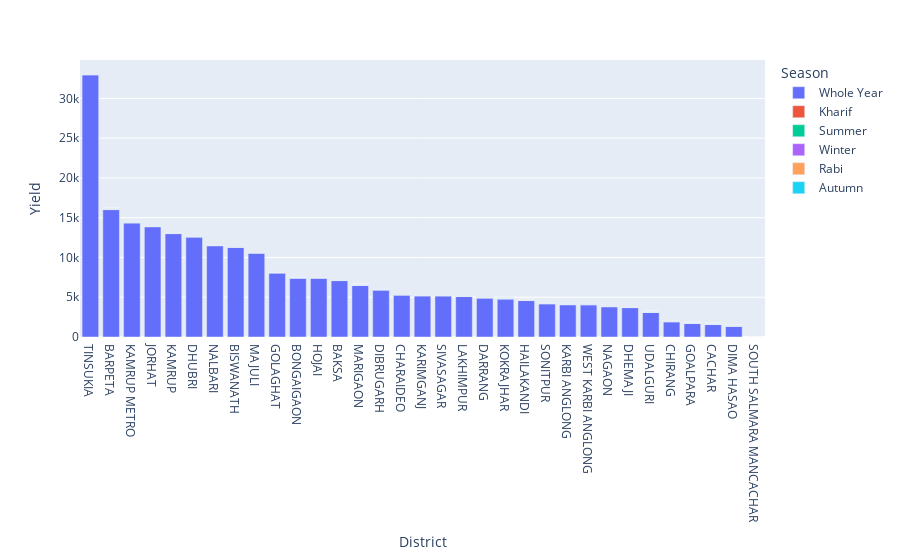

The notebook cell saved with this chart:
### Code cell
px.bar(df66, x="District",y="Yield", hover_data=["Season","Crop"],color="Season")

### Figure 1 — Plotly figure (JSON) as saved in the notebook; plotly's stock layout.template omitted (floating-point values rounded to 4 significant figures; data arrays with more than 128 entries replaced by an {"elided": "..."} marker saying what was removed)
{"data": [{"alignmentgroup": "True", "customdata": {"elided": "311x2 str values"}, "hovertemplate": "Season=%{customdata[0]}<br>District=%{x}<br>Yield=%{y}<br>Crop=%{customdata[1]}<extra></extra>", "legendgroup": "Whole Year", "marker": {"color": "#636efa", "pattern": {"shape": ""}}, "name": "Whole Year", "offsetgroup": "Whole Year", "orientation": "v", "showlegend": true, "textposition": "auto", "type": "bar", "x": {"elided": "311 str values"}, "xaxis": "x", "y": {"elided": "311 float values"}, "yaxis": "y"}, {"alignmentgroup": "True", "customdata": {"elided": "222x2 str values"}, "hovertemplate": "Season=%{customdata[0]}<br>District=%{x}<br>Yield=%{y}<br>Crop=%{customdata[1]}<extra></extra>", "legendgroup": "Kharif", "marker": {"color": "#EF553B", "pattern": {"shape": ""}}, "name": "Kharif", "offsetgroup": "Kharif", "orientation": "v", "showlegend": true, "textposition": "auto", "type": "bar", "x": {"elided": "222 str values"}, "xaxis": "x", "y": {"elided": "222 float values"}, "yaxis": "y"}, {"alignmentgroup": "True", "customdata": [["Summer", "Rice"], ["Summer", "Rice"], ["Summer", "Rice"], ["Summer", "Rice"], ["Summer", "Rice"], ["Summer", "Rice"], ["Summer", "Rice"], ["Summer", "Rice"], ["Summer", "Rice"], ["Summer", "Rice"], ["Summer", "Rice"], ["Summer", "Rice"], ["Summer", "Rice"], ["Summer", "Rice"], ["Summer", "Rice"], ["Summer", "Rice"], ["Summer", "Rice"], ["Summer", "Rice"], ["Summer", "Rice"], ["Summer", "Rice"], ["Summer", "Rice"], ["Summer", "Rice"], ["Summer", "Rice"], ["Summer", "Rice"], ["Summer", "Rice"], ["Summer", "Rice"]], "hovertemplate": "Season=%{customdata[0]}<br>District=%{x}<br>Yield=%{y}<br>Crop=%{customdata[1]}<extra></extra>", "legendgroup": "Summer", "marker": {"color": "#00cc96", "pattern": {"shape": ""}}, "name": "Summer", "offsetgroup": "Summer", "orientation": "v", "showlegend": true, "textposition": "auto", "type": "bar", "x": ["NALBARI", "UDALGURI", "DARRANG", "JORHAT", "DHUBRI", "BARPETA", "SONITPUR", "KAMRUP", "DIBRUGARH", "SIVASAGAR", "KARIMGANJ", "GOLAGHAT", "CACHAR", "TINSUKIA", "HAILAKANDI", "KARBI ANGLONG", "MARIGAON", "NAGAON", "BAKSA", "LAKHIMPUR", "GOALPARA", "KOKRAJHAR", "KAMRUP METRO", "CHIRANG", "DHEMAJI", "BONGAIGAON"], "xaxis": "x", "y": [3.42, 3.37, 3.06, 3.04, 2.99, 2.98, 2.88, 2.59, 2.59, 2.59, 2.59, 2.59, 2.59, 2.59, 2.59, 2.59, 2.53, 2.47, 2.24, 2.2, 2.19, 2.1, 1.7, 1.6, 1.47, 1.25], "yaxis": "y"}, {"alignmentgroup": "True", "customdata": [["Winter", "Rice"], ["Winter", "Rice"], ["Winter", "Rice"], ["Winter", "Rice"], ["Winter", "Rice"], ["Winter", "Rice"], ["Winter", "Rice"], ["Winter", "Rice"], ["Winter", "Rice"], ["Winter", "Rice"], ["Winter", "Rice"], ["Winter", "Rice"], ["Winter", "Rice"], ["Winter", "Rice"], ["Winter", "Rice"], ["Winter", "Rice"], ["Winter", "Rice"], ["Winter", "Rice"], ["Winter", "Rice"], ["Winter", "Rice"], ["Winter", "Rice"], ["Winter", "Rice"], ["Winter", "Rice"], ["Winter", "Rice"], ["Winter", "Rice"], ["Winter", "Rice"], ["Winter", "Rice"]], "hovertemplate": "Season=%{customdata[0]}<br>District=%{x}<br>Yield=%{y}<br>Crop=%{customdata[1]}<extra></extra>", "legendgroup": "Winter", "marker": {"color": "#ab63fa", "pattern": {"shape": ""}}, "name": "Winter", "offsetgroup": "Winter", "orientation": "v", "showlegend": true, "textposition": "auto", "type": "bar", "x": ["UDALGURI", "HAILAKANDI", "NALBARI", "DARRANG", "KAMRUP", "GOALPARA", "JORHAT", "DIMA HASAO", "CACHAR", "GOLAGHAT", "NAGAON", "KAMRUP METRO", "DHUBRI", "MARIGAON", "SIVASAGAR", "BARPETA", "SONITPUR", "BAKSA", "KARBI ANGLONG", "KOKRAJHAR", "KARIMGANJ", "DIBRUGARH", "CHIRANG", "LAKHIMPUR", "BONGAIGAON", "TINSUKIA", "DHEMAJI"], "xaxis": "x", "y": [2.82, 2.8, 2.66, 2.63, 2.61, 2.57, 2.44, 2.34, 2.28, 2.21, 2.14, 2.12, 2.09, 2.06, 2.06, 2.06, 2.05, 2.04, 1.99, 1.92, 1.92, 1.81, 1.8, 1.69, 1.69, 1.63, 1.27], "yaxis": "y"}, {"alignmentgroup": "True", "customdata": {"elided": "267x2 str values"}, "hovertemplate": "Season=%{customdata[0]}<br>District=%{x}<br>Yield=%{y}<br>Crop=%{customdata[1]}<extra></extra>", "legendgroup": "Rabi", "marker": {"color": "#FFA15A", "pattern": {"shape": ""}}, "name": "Rabi", "offsetgroup": "Rabi", "orientation": "v", "showlegend": true, "textposition": "auto", "type": "bar", "x": {"elided": "267 str values"}, "xaxis": "x", "y": {"elided": "267 float values"}, "yaxis": "y"}, {"alignmentgroup": "True", "customdata": [["Autumn", "Rice"], ["Autumn", "Rice"], ["Autumn", "Rice"], ["Autumn", "Rice"], ["Autumn", "Rice"], ["Autumn", "Rice"], ["Autumn", "Rice"], ["Autumn", "Rice"], ["Autumn", "Rice"], ["Autumn", "Rice"], ["Autumn", "Rice"], ["Autumn", "Rice"], ["Autumn", "Rice"], ["Autumn", "Rice"], ["Autumn", "Rice"], ["Autumn", "Rice"], ["Autumn", "Rice"], ["Autumn", "Rice"], ["Autumn", "Rice"], ["Autumn", "Rice"], ["Autumn", "Rice"], ["Autumn", "Rice"], ["Autumn", "Rice"], ["Autumn", "Rice"], ["Autumn", "Rice"], ["Autumn", "Rice"], ["Autumn", "Rice"]], "hovertemplate": "Season=%{customdata[0]}<br>District=%{x}<br>Yield=%{y}<br>Crop=%{customdata[1]}<extra></extra>", "legendgroup": "Autumn", "marker": {"color": "#19d3f3", "pattern": {"shape": ""}}, "name": "Autumn", "offsetgroup": "Autumn", "orientation": "v", "showlegend": true, "textposition": "auto", "type": "bar", "x": ["NAGAON", "JORHAT", "HAILAKANDI", "NALBARI", "DIMA HASAO", "CACHAR", "BAKSA", "KARBI ANGLONG", "UDALGURI", "KARIMGANJ", "TINSUKIA", "MARIGAON", "SONITPUR", "LAKHIMPUR", "GOALPARA", "SIVASAGAR", "DHUBRI", "GOLAGHAT", "BARPETA", "DARRANG", "KOKRAJHAR", "CHIRANG", "DHEMAJI", "BONGAIGAON", "KAMRUP", "DIBRUGARH", "KAMRUP METRO"], "xaxis": "x", "y": [2.2, 1.99, 1.96, 1.92, 1.85, 1.82, 1.7, 1.64, 1.58, 1.56, 1.55, 1.53, 1.53, 1.52, 1.52, 1.52, 1.51, 1.45, 1.43, 1.35, 1.29, 1.09, 0.96, 0.9, 0.88, 0.8, 0.5], "yaxis": "y"}], "layout": {"autosize": true, "barmode": "relative", "legend": {"title": {"text": "Season"}, "tracegroupgap": 0}, "margin": {"t": 60}, "xaxis": {"anchor": "y", "autorange": true, "domain": [0, 1], "range": [-0.5, 32.5], "title": {"text": "District"}, "type": "category"}, "yaxis": {"anchor": "x", "autorange": true, "domain": [0, 1], "range": [0, 34830.0], "title": {"text": "Yield"}, "type": "linear"}}}
